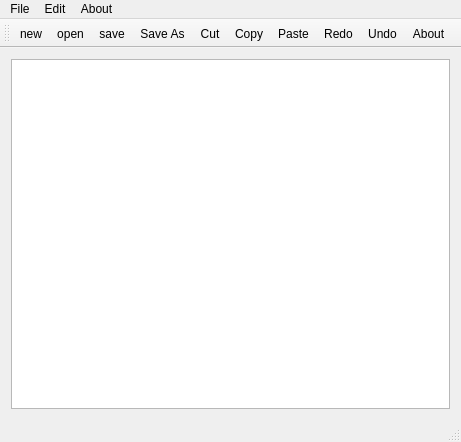
<?xml version="1.0" encoding="UTF-8"?>
<ui version="4.0">
 <class>MainWindow</class>
 <widget class="QMainWindow" name="MainWindow">
  <property name="geometry">
   <rect>
    <x>0</x>
    <y>0</y>
    <width>461</width>
    <height>442</height>
   </rect>
  </property>
  <property name="windowTitle">
   <string>MainWindow</string>
  </property>
  <widget class="QWidget" name="centralWidget">
   <layout class="QGridLayout" name="gridLayout">
    <item row="0" column="0">
     <widget class="QTextEdit" name="textEdit"/>
    </item>
   </layout>
  </widget>
  <widget class="QMenuBar" name="menuBar">
   <property name="geometry">
    <rect>
     <x>0</x>
     <y>0</y>
     <width>461</width>
     <height>23</height>
    </rect>
   </property>
   <widget class="QMenu" name="menunew">
    <property name="title">
     <string>File</string>
    </property>
    <addaction name="actionopen"/>
    <addaction name="actionnew"/>
    <addaction name="actionsave"/>
    <addaction name="actionSave_As"/>
   </widget>
   <widget class="QMenu" name="menuEdit">
    <property name="title">
     <string>Edit</string>
    </property>
    <addaction name="actioncut"/>
    <addaction name="actioncopy"/>
    <addaction name="actionPaste"/>
    <addaction name="separator"/>
    <addaction name="actionRedo"/>
    <addaction name="actionUndo"/>
    <addaction name="actionFont"/>
    <addaction name="actionColor"/>
    <addaction name="actionBackColor"/>
    <addaction name="actionBackground_color"/>
   </widget>
   <widget class="QMenu" name="menuAbout">
    <property name="title">
     <string>About</string>
    </property>
    <addaction name="actionAbout"/>
   </widget>
   <addaction name="menunew"/>
   <addaction name="menuEdit"/>
   <addaction name="menuAbout"/>
  </widget>
  <widget class="QToolBar" name="mainToolBar">
   <attribute name="toolBarArea">
    <enum>TopToolBarArea</enum>
   </attribute>
   <attribute name="toolBarBreak">
    <bool>false</bool>
   </attribute>
   <addaction name="actionnew"/>
   <addaction name="actionopen"/>
   <addaction name="actionsave"/>
   <addaction name="actionSave_As"/>
   <addaction name="actioncut"/>
   <addaction name="actioncopy"/>
   <addaction name="actionPaste"/>
   <addaction name="actionRedo"/>
   <addaction name="actionUndo"/>
   <addaction name="actionAbout"/>
  </widget>
  <widget class="QStatusBar" name="statusBar"/>
  <action name="actionsave">
   <property name="icon">
    <iconset resource="resources.qrc">
     <normaloff>:/rec/img/save.png</normaloff>:/rec/img/save.png</iconset>
   </property>
   <property name="text">
    <string>save</string>
   </property>
   <property name="shortcut">
    <string>Ctrl+S</string>
   </property>
  </action>
  <action name="actioncut">
   <property name="icon">
    <iconset resource="resources.qrc">
     <normaloff>:/rec/img/cut.png</normaloff>:/rec/img/cut.png</iconset>
   </property>
   <property name="text">
    <string>Cut</string>
   </property>
   <property name="shortcut">
    <string>Ctrl+X</string>
   </property>
  </action>
  <action name="actioncopy">
   <property name="icon">
    <iconset resource="resources.qrc">
     <normaloff>:/rec/img/copy.png</normaloff>:/rec/img/copy.png</iconset>
   </property>
   <property name="text">
    <string>Copy</string>
   </property>
   <property name="shortcut">
    <string>Ctrl+C</string>
   </property>
  </action>
  <action name="actionPaste">
   <property name="icon">
    <iconset resource="resources.qrc">
     <normaloff>:/rec/img/paste.png</normaloff>:/rec/img/paste.png</iconset>
   </property>
   <property name="text">
    <string>Paste</string>
   </property>
   <property name="shortcut">
    <string>Ctrl+V</string>
   </property>
  </action>
  <action name="actionRedo">
   <property name="icon">
    <iconset resource="resources.qrc">
     <normaloff>:/rec/img/redo.png</normaloff>:/rec/img/redo.png</iconset>
   </property>
   <property name="text">
    <string>Redo</string>
   </property>
   <property name="toolTip">
    <string>Redo</string>
   </property>
   <property name="shortcut">
    <string>Ctrl+Z</string>
   </property>
  </action>
  <action name="actionopen">
   <property name="icon">
    <iconset resource="resources.qrc">
     <normaloff>:/rec/img/open.png</normaloff>:/rec/img/open.png</iconset>
   </property>
   <property name="text">
    <string>open</string>
   </property>
   <property name="shortcut">
    <string>Ctrl+O</string>
   </property>
  </action>
  <action name="actionnew">
   <property name="icon">
    <iconset resource="resources.qrc">
     <normaloff>:/rec/img/new.png</normaloff>:/rec/img/new.png</iconset>
   </property>
   <property name="text">
    <string>new</string>
   </property>
   <property name="shortcut">
    <string>Ctrl+N</string>
   </property>
  </action>
  <action name="actionUndo">
   <property name="icon">
    <iconset resource="resources.qrc">
     <normaloff>:/rec/img/undo.png</normaloff>:/rec/img/undo.png</iconset>
   </property>
   <property name="text">
    <string>Undo</string>
   </property>
  </action>
  <action name="actionSave_As">
   <property name="icon">
    <iconset resource="resources.qrc">
     <normaloff>:/rec/img/save-as.png</normaloff>:/rec/img/save-as.png</iconset>
   </property>
   <property name="text">
    <string>Save As</string>
   </property>
  </action>
  <action name="actionAbout">
   <property name="icon">
    <iconset resource="resources.qrc">
     <normaloff>:/rec/img/about.png</normaloff>:/rec/img/about.png</iconset>
   </property>
   <property name="text">
    <string>About</string>
   </property>
  </action>
  <action name="actionFont">
   <property name="text">
    <string>Font</string>
   </property>
  </action>
  <action name="actionColor">
   <property name="text">
    <string>Color</string>
   </property>
  </action>
  <action name="actionBackColor">
   <property name="text">
    <string>BackColor</string>
   </property>
  </action>
  <action name="actionBackground_color">
   <property name="text">
    <string>Background_color</string>
   </property>
  </action>
 </widget>
 <layoutdefault spacing="6" margin="11"/>
 <resources>
  <include location="resources.qrc"/>
 </resources>
 <connections/>
</ui>
